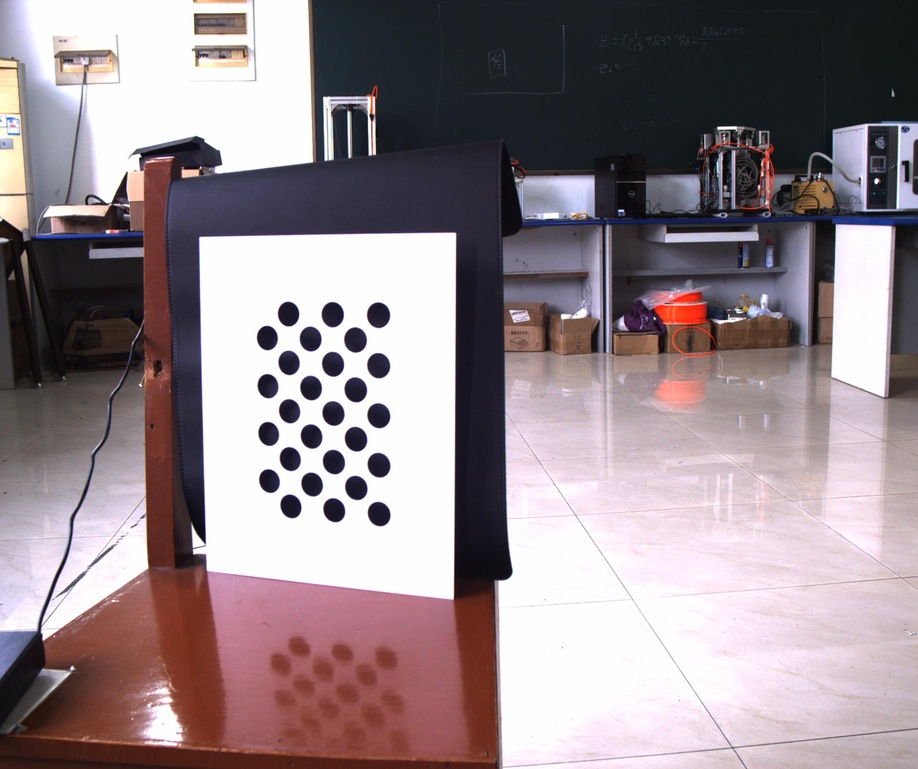
#> input picture resources/calib-img/normal-img/0.jpg, 918 x 769 px, shrunk from 2448 x 2050 before the run; its folder holds only this picture in this run
$ python normal-calibration.py
#> lines starting #> are read from the running program, lines starting #| are printed output that depends on the picture; after the words box and inside, x2 and y2 are one past the last pixel; in counts of white or black regions, pixels touching at a corner belong together
import numpy as np
import glob
import os
import cv2

def get_points(size):
    # prepare object points, like (0,0,0), (1,0,0), (2,0,0) ....,(6,5,0)
#> called with size = (3, 9)
    objp = np.zeros((size[0] * size[1], 3), np.float32)
    for r in range(0, size[1]):
        for c in range(0, size[0]):
            if r % 2 == 0:
                objp[c + r * size[0]] = [c * 2 + 1, r, 0]
            else:
                objp[c + r * size[0]] = [c * 2, r, 0]


    # Arrays to store object points and image points from all the images.
    objpoints = [] # 3d points in real world space
    imgpoints = [] # 2d points in image plane.

    # Make a list of calibration images
    images = glob.glob('*.jpg')
    # Step through the list and search for chessboard corners
    for idx, fname in enumerate(images):
        print("read in:", fname)
        img = cv2.imread(fname)
#> img is the input picture: shape (769, 918, 3); mean B, G, R 141.2, 136, 149.3
        gray = cv2.cvtColor(img, cv2.COLOR_BGR2GRAY)
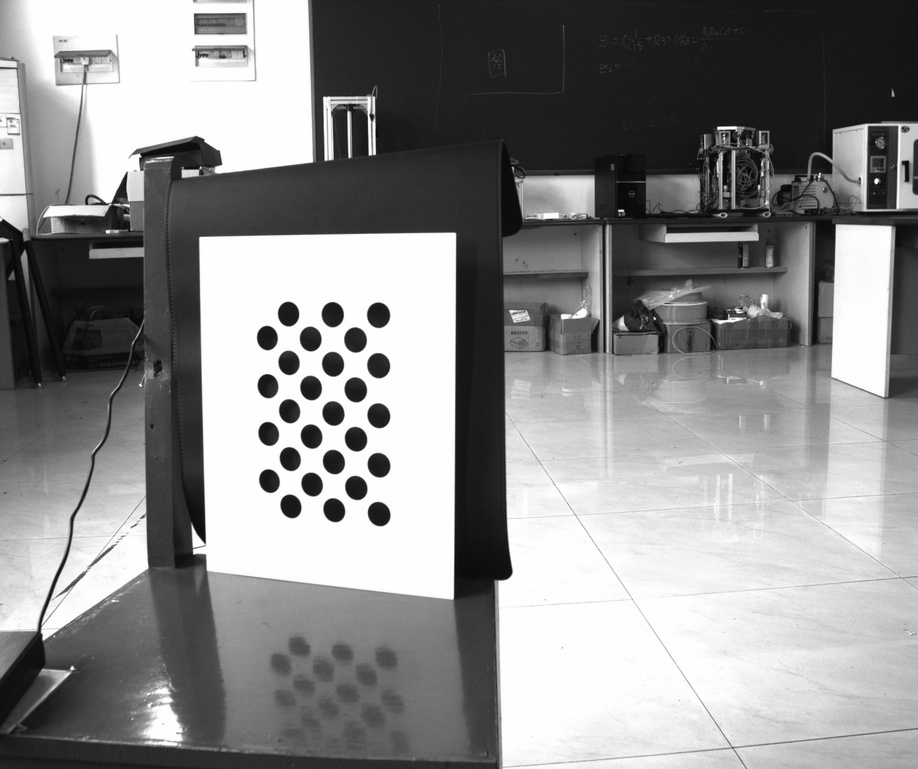
#> gray: shape (769, 918); min 3, max 255, mean 140.6


        params = cv2.SimpleBlobDetector_Params()
        params.maxArea = 10e4
        params.minArea = 10
        params.minDistBetweenBlobs = 5
        blobDetector = cv2.SimpleBlobDetector_create(params)
        # Find the circle grid centers
        ret, corners = cv2.findCirclesGrid(gray, size, cv2.CALIB_CB_ASYMMETRIC_GRID, blobDetector, None)
#> ret = True; corners = 27 rows, first 8: [373.3, 502], [333.8, 509.7], [290.5, 505.9], [355.8, 487.5], [311.6, 484], [269, 480.6], [378.5, 464.7], [333.4, 461.6]

        # If found, add object points, image points
        if ret == True:
            objpoints.append(objp)
            imgpoints.append(corners)

            # Draw and display the corners
            cv2.drawChessboardCorners(img, size, corners, ret)
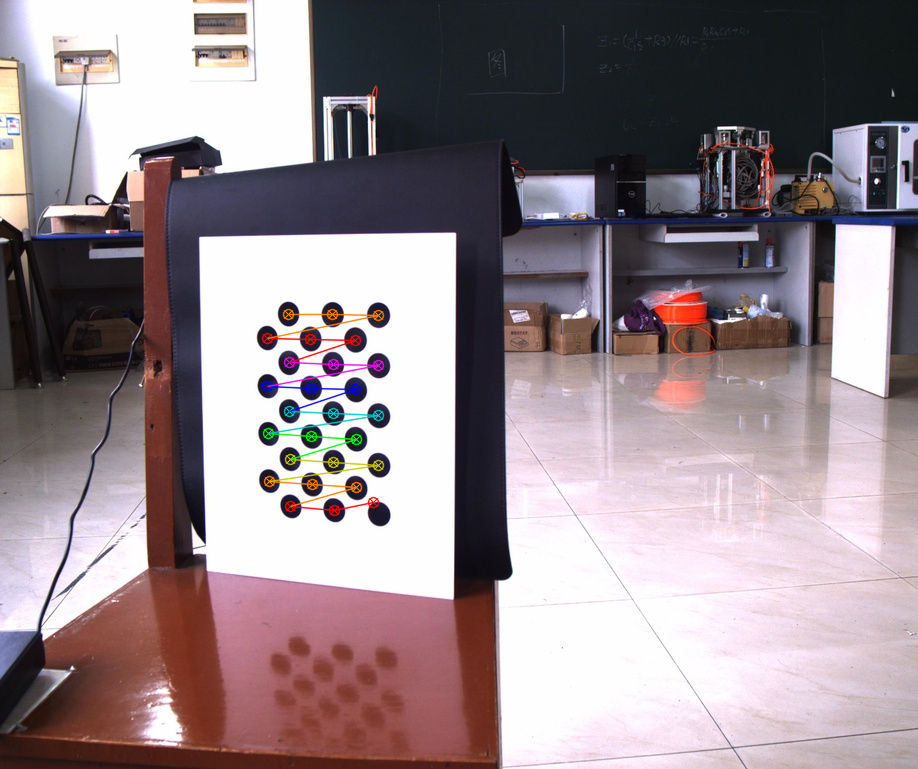
#> img: shape (769, 918, 3); 0.94% of pixels changed, all inside (x1, y1, x2, y2) = (261, 308, 385, 517)
            write_name = 'corners/corners_found'+str(idx)+'.jpg'
            cv2.imwrite(write_name, img)
        else:
            print("no circle found.")


    return objpoints, imgpoints


obj, img = get_points((3, 9))
#> obj = 1 item; img = 1 item

$ run again, on resources/calib-img/normal-img/12.jpg
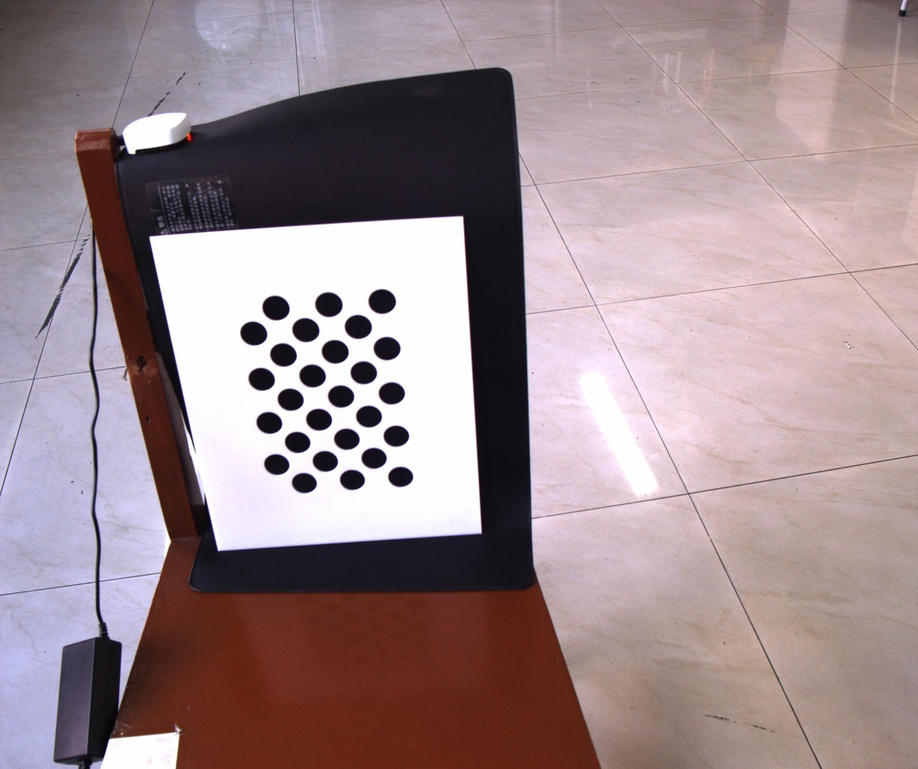
#> input picture resources/calib-img/normal-img/12.jpg, 918 x 769 px, shrunk from 2448 x 2050 before the run
#> in get_points, img is the input picture: shape (769, 918, 3); mean B, G, R 143, 139, 157.6
#> in get_points, `gray = cv2.cvtColor(img, cv2.COLOR_BGR2GRAY)`:
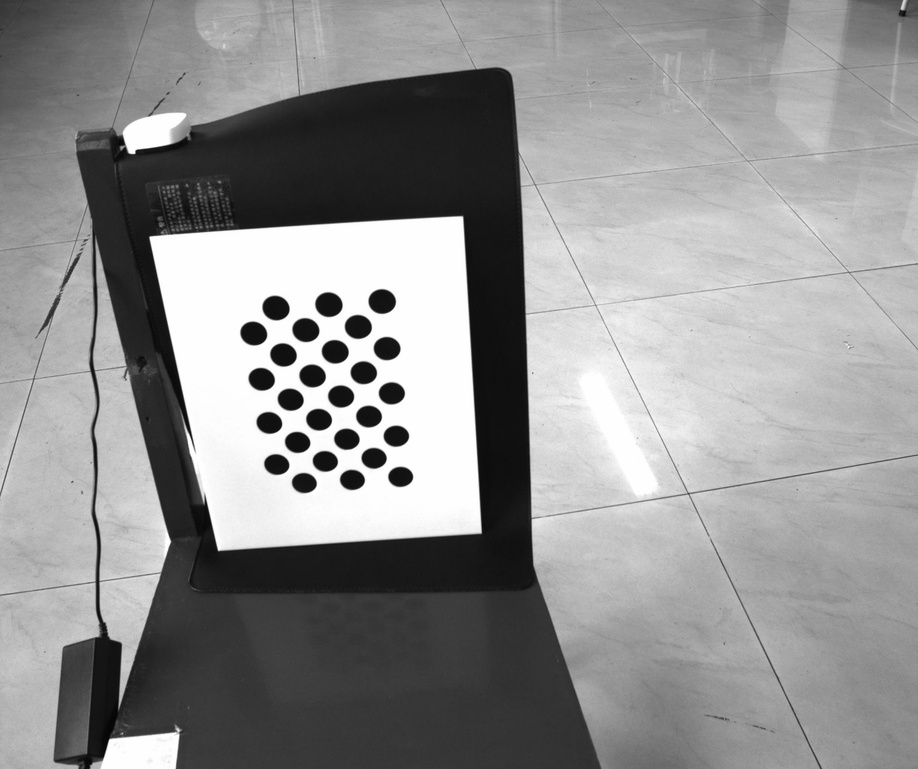
#> gray: shape (769, 918); min 2, max 255, mean 145
#> ret = True; corners = 27 rows, first 8: [400.2, 476.4], [351.9, 479.4], [303.8, 482.6], [373.5, 457.8], [324.8, 460.9], [276.2, 464.1], [395.8, 435.7], [346.4, 438.8]
#> in get_points, `cv2.drawChessboardCorners(img, size, corners, ret)`:
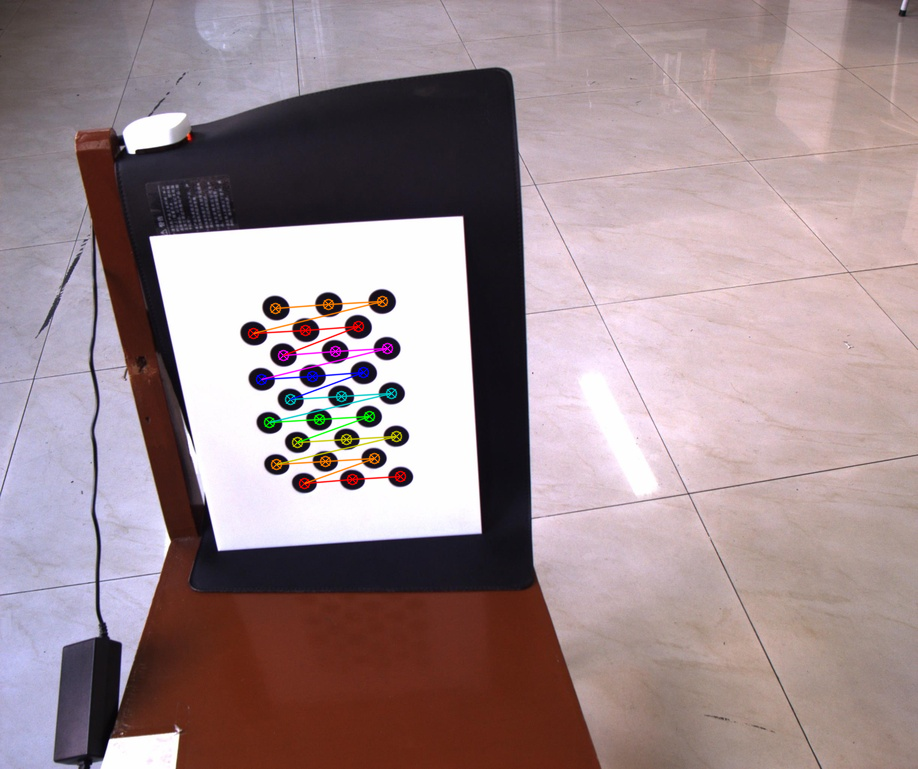
#> img: shape (769, 918, 3); 1.03% of pixels changed, all inside (x1, y1, x2, y2) = (247, 295, 407, 490)
#> `obj, img = get_points((3, 9))`: obj = 1 item

$ run again, on resources/calib-img/normal-img/14.jpg
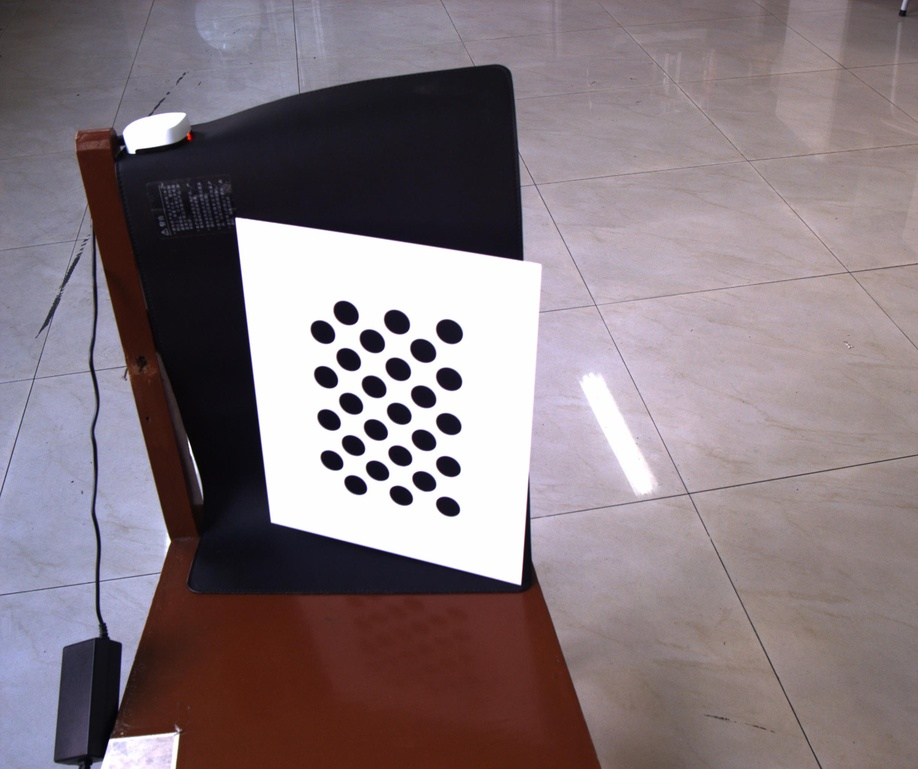
#> input picture resources/calib-img/normal-img/14.jpg, 918 x 769 px, shrunk from 2448 x 2050 before the run
#> in get_points, img is the input picture: shape (769, 918, 3); mean B, G, R 126.5, 120.9, 133.6
#> in get_points, `gray = cv2.cvtColor(img, cv2.COLOR_BGR2GRAY)`:
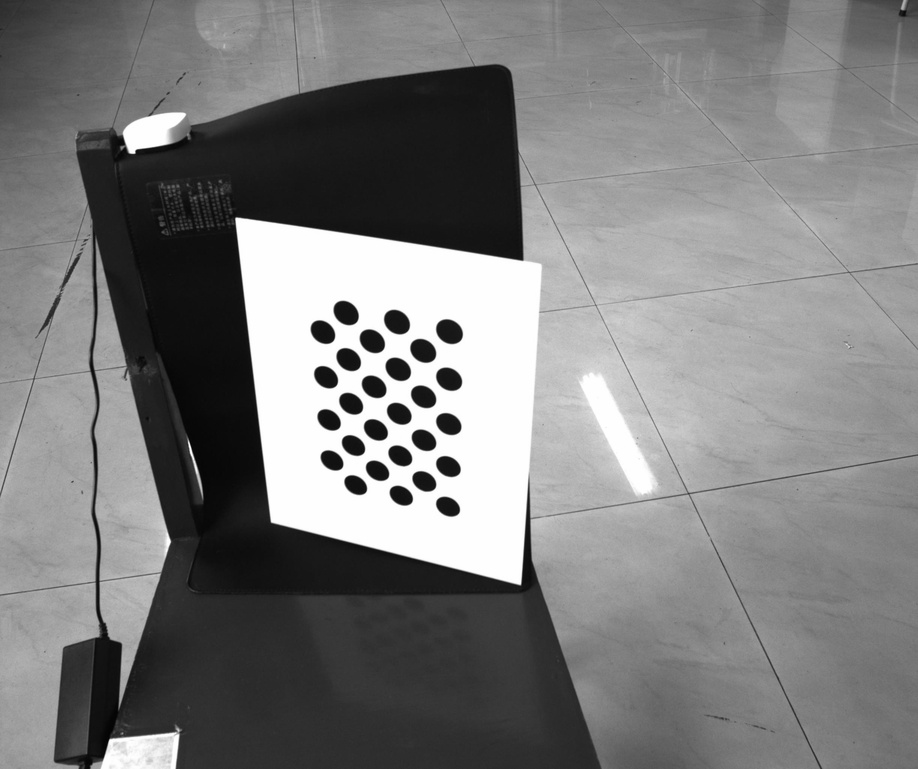
#> gray: shape (769, 918); min 1, max 255, mean 125.4
#> ret = True; corners = 27 rows, first 8: [447.5, 506.2], [400.8, 495.2], [355.2, 484.7], [423.8, 480.9], [377, 470.3], [331.5, 460], [447.9, 466.1], [399.8, 455.4]
#> in get_points, `cv2.drawChessboardCorners(img, size, corners, ret)`:
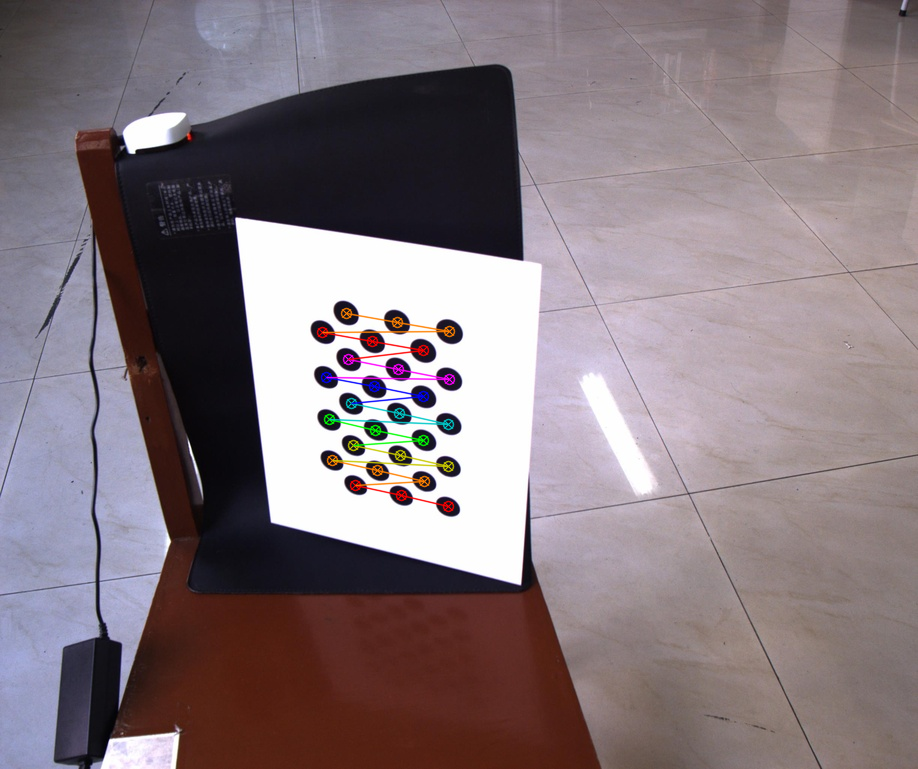
#> img: shape (769, 918, 3); 1% of pixels changed, all inside (x1, y1, x2, y2) = (316, 307, 456, 513)
#> `obj, img = get_points((3, 9))`: obj = 1 item

$ run again, on resources/calib-img/normal-img/1.jpg
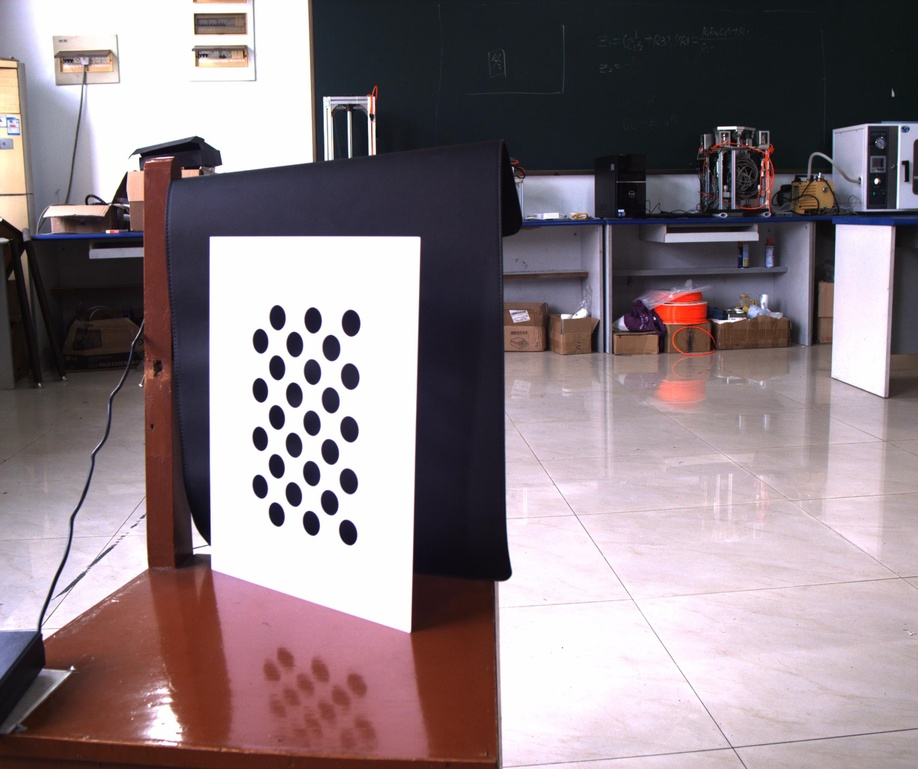
#> input picture resources/calib-img/normal-img/1.jpg, 918 x 769 px, shrunk from 2448 x 2050 before the run
#> in get_points, img is the input picture: shape (769, 918, 3); mean B, G, R 132.9, 127.3, 140.9
#> in get_points, `gray = cv2.cvtColor(img, cv2.COLOR_BGR2GRAY)`:
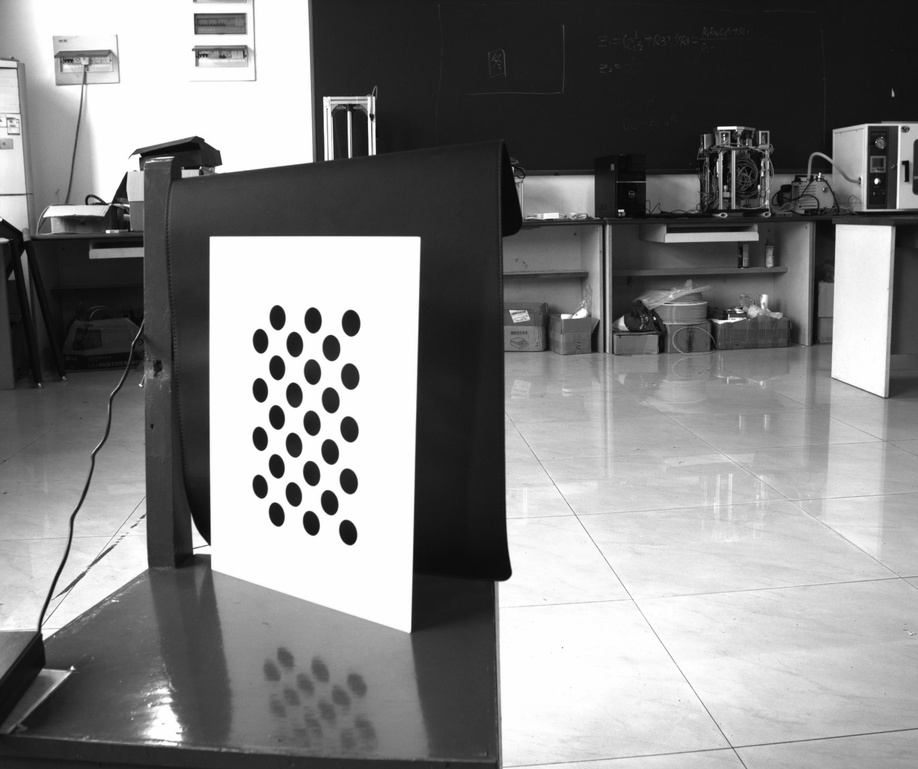
#> gray: shape (769, 918); min 2, max 255, mean 132
#> ret = True; corners = 27 rows, first 8: [343.9, 518.8], [310.9, 522.8], [276.3, 514], [329.2, 502.2], [293.3, 494], [259.7, 486.2], [348.3, 480.9], [311.2, 473.1]
#> in get_points, `cv2.drawChessboardCorners(img, size, corners, ret)`:
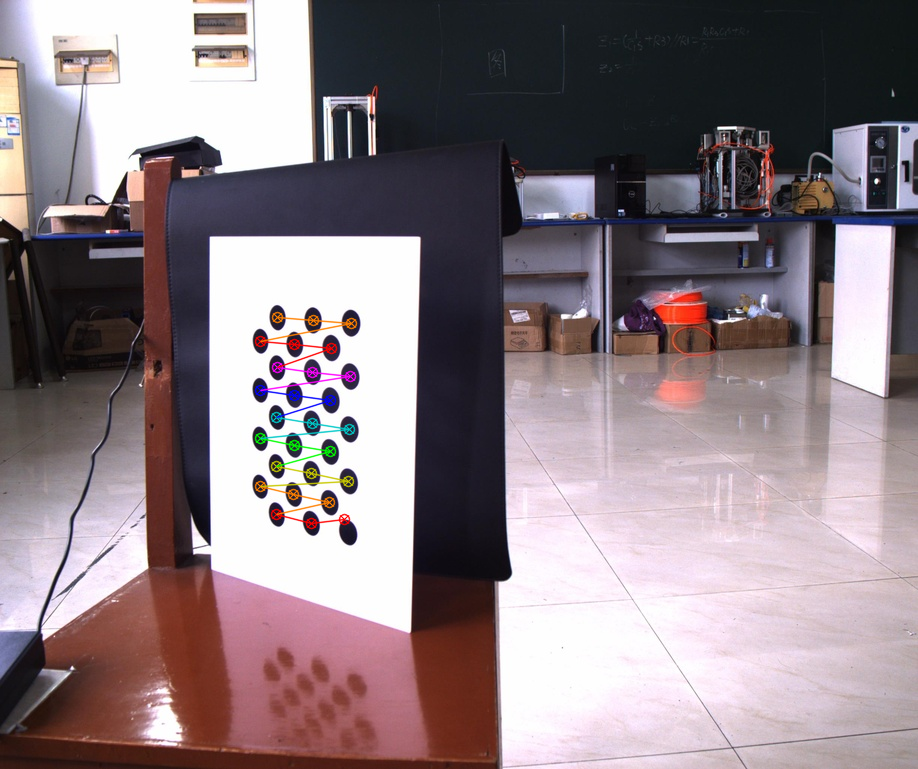
#> img: shape (769, 918, 3); 0.83% of pixels changed, all inside (x1, y1, x2, y2) = (254, 311, 358, 530)
#> `obj, img = get_points((3, 9))`: obj = 1 item
